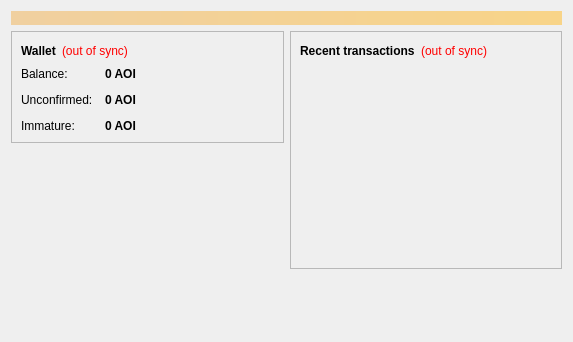
<?xml version="1.0" encoding="UTF-8"?>
<ui version="4.0">
 <class>OverviewPage</class>
 <widget class="QWidget" name="OverviewPage">
  <property name="geometry">
   <rect>
    <x>0</x>
    <y>0</y>
    <width>573</width>
    <height>342</height>
   </rect>
  </property>
  <property name="windowTitle">
   <string>Form</string>
  </property>
  <layout class="QVBoxLayout" name="topLayout">
   <item>
    <widget class="QLabel" name="labelAlerts">
     <property name="visible">
      <bool>false</bool>
     </property>
     <property name="styleSheet">
      <string notr="true">background-color: qlineargradient(x1: 0, y1: 0, x2: 1, y2: 0, stop:0 #F0D0A0, stop:1 #F8D488); color:#000000;</string>
     </property>
     <property name="wordWrap">
      <bool>true</bool>
     </property>
     <property name="margin">
      <number>3</number>
     </property>
    </widget>
   </item>
   <item>
    <layout class="QHBoxLayout" name="horizontalLayout" stretch="1,1">
     <item>
      <layout class="QVBoxLayout" name="verticalLayout_2">
       <item>
        <widget class="QFrame" name="frame">
         <property name="frameShape">
          <enum>QFrame::StyledPanel</enum>
         </property>
         <property name="frameShadow">
          <enum>QFrame::Raised</enum>
         </property>
         <layout class="QVBoxLayout" name="verticalLayout_4">
          <item>
           <layout class="QHBoxLayout" name="horizontalLayout_4">
            <item>
             <widget class="QLabel" name="label_5">
              <property name="font">
               <font>
                <weight>75</weight>
                <bold>true</bold>
               </font>
              </property>
              <property name="text">
               <string>Wallet</string>
              </property>
             </widget>
            </item>
            <item>
             <widget class="QLabel" name="labelWalletStatus">
              <property name="toolTip">
               <string>The displayed information may be out of date. Your wallet automatically synchronizes with the Antoinettecoin network after a connection is established, but this process has not completed yet.</string>
              </property>
              <property name="styleSheet">
               <string notr="true">QLabel { color: red; }</string>
              </property>
              <property name="text">
               <string notr="true">(out of sync)</string>
              </property>
              <property name="alignment">
               <set>Qt::AlignLeading|Qt::AlignLeft|Qt::AlignVCenter</set>
              </property>
             </widget>
            </item>
            <item>
             <spacer name="horizontalSpacer_2">
              <property name="orientation">
               <enum>Qt::Horizontal</enum>
              </property>
              <property name="sizeHint" stdset="0">
               <size>
                <width>40</width>
                <height>20</height>
               </size>
              </property>
             </spacer>
            </item>
           </layout>
          </item>
          <item>
           <layout class="QFormLayout" name="formLayout_2">
            <property name="fieldGrowthPolicy">
             <enum>QFormLayout::AllNonFixedFieldsGrow</enum>
            </property>
            <property name="horizontalSpacing">
             <number>12</number>
            </property>
            <property name="verticalSpacing">
             <number>12</number>
            </property>
            <item row="0" column="0">
             <widget class="QLabel" name="label">
              <property name="text">
               <string>Balance:</string>
              </property>
             </widget>
            </item>
            <item row="0" column="1">
             <widget class="QLabel" name="labelBalance">
              <property name="font">
               <font>
                <weight>75</weight>
                <bold>true</bold>
               </font>
              </property>
              <property name="cursor">
               <cursorShape>IBeamCursor</cursorShape>
              </property>
              <property name="toolTip">
               <string>Your current balance</string>
              </property>
              <property name="text">
               <string notr="true">0 AOI</string>
              </property>
              <property name="textInteractionFlags">
               <set>Qt::LinksAccessibleByMouse|Qt::TextSelectableByKeyboard|Qt::TextSelectableByMouse</set>
              </property>
             </widget>
            </item>
            <item row="1" column="0">
             <widget class="QLabel" name="label_3">
              <property name="text">
               <string>Unconfirmed:</string>
              </property>
             </widget>
            </item>
            <item row="1" column="1">
             <widget class="QLabel" name="labelUnconfirmed">
              <property name="font">
               <font>
                <weight>75</weight>
                <bold>true</bold>
               </font>
              </property>
              <property name="cursor">
               <cursorShape>IBeamCursor</cursorShape>
              </property>
              <property name="toolTip">
               <string>Total of transactions that have yet to be confirmed, and do not yet count toward the current balance</string>
              </property>
              <property name="text">
               <string notr="true">0 AOI</string>
              </property>
              <property name="textInteractionFlags">
               <set>Qt::LinksAccessibleByMouse|Qt::TextSelectableByKeyboard|Qt::TextSelectableByMouse</set>
              </property>
             </widget>
            </item>
            <item row="2" column="0">
             <widget class="QLabel" name="labelImmatureText">
              <property name="text">
               <string>Immature:</string>
              </property>
             </widget>
            </item>
            <item row="2" column="1">
             <widget class="QLabel" name="labelImmature">
              <property name="font">
               <font>
                <weight>75</weight>
                <bold>true</bold>
               </font>
              </property>
              <property name="toolTip">
               <string>Mined balance that has not yet matured</string>
              </property>
              <property name="text">
               <string notr="true">0 AOI</string>
              </property>
              <property name="textInteractionFlags">
               <set>Qt::LinksAccessibleByMouse|Qt::TextSelectableByKeyboard|Qt::TextSelectableByMouse</set>
              </property>
             </widget>
            </item>
           </layout>
          </item>
         </layout>
        </widget>
       </item>
       <item>
        <spacer name="verticalSpacer">
         <property name="orientation">
          <enum>Qt::Vertical</enum>
         </property>
         <property name="sizeHint" stdset="0">
          <size>
           <width>20</width>
           <height>40</height>
          </size>
         </property>
        </spacer>
       </item>
      </layout>
     </item>
     <item>
      <layout class="QVBoxLayout" name="verticalLayout_3">
       <item>
        <widget class="QFrame" name="frame_2">
         <property name="frameShape">
          <enum>QFrame::StyledPanel</enum>
         </property>
         <property name="frameShadow">
          <enum>QFrame::Raised</enum>
         </property>
         <layout class="QVBoxLayout" name="verticalLayout">
          <item>
           <layout class="QHBoxLayout" name="horizontalLayout_2">
            <item>
             <widget class="QLabel" name="label_4">
              <property name="text">
               <string>&lt;b&gt;Recent transactions&lt;/b&gt;</string>
              </property>
             </widget>
            </item>
            <item>
             <widget class="QLabel" name="labelTransactionsStatus">
              <property name="toolTip">
               <string>The displayed information may be out of date. Your wallet automatically synchronizes with the Antoinettecoin network after a connection is established, but this process has not completed yet.</string>
              </property>
              <property name="styleSheet">
               <string notr="true">QLabel { color: red; }</string>
              </property>
              <property name="text">
               <string notr="true">(out of sync)</string>
              </property>
              <property name="alignment">
               <set>Qt::AlignRight|Qt::AlignTrailing|Qt::AlignVCenter</set>
              </property>
             </widget>
            </item>
            <item>
             <spacer name="horizontalSpacer">
              <property name="orientation">
               <enum>Qt::Horizontal</enum>
              </property>
              <property name="sizeHint" stdset="0">
               <size>
                <width>40</width>
                <height>20</height>
               </size>
              </property>
             </spacer>
            </item>
           </layout>
          </item>
          <item>
           <widget class="QListView" name="listTransactions">
            <property name="styleSheet">
             <string notr="true">QListView { background: transparent; }</string>
            </property>
            <property name="frameShape">
             <enum>QFrame::NoFrame</enum>
            </property>
            <property name="verticalScrollBarPolicy">
             <enum>Qt::ScrollBarAlwaysOff</enum>
            </property>
            <property name="horizontalScrollBarPolicy">
             <enum>Qt::ScrollBarAlwaysOff</enum>
            </property>
            <property name="selectionMode">
             <enum>QAbstractItemView::NoSelection</enum>
            </property>
           </widget>
          </item>
         </layout>
        </widget>
       </item>
       <item>
        <spacer name="verticalSpacer_2">
         <property name="orientation">
          <enum>Qt::Vertical</enum>
         </property>
         <property name="sizeHint" stdset="0">
          <size>
           <width>20</width>
           <height>40</height>
          </size>
         </property>
        </spacer>
       </item>
      </layout>
     </item>
    </layout>
   </item>
  </layout>
 </widget>
 <resources/>
 <connections/>
</ui>
